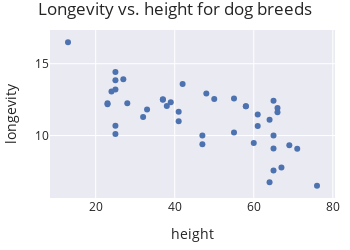

Notebook code cell kept with this figure:
### Markdown cell above
**Including Zero.**
We often don't need to include 0 on an axis, especially
if including it makes it difficult to fill the data region.
For instance, the scatter plot below shows the average longevity plotted
against average height for dog breeds. The x-axis starts at 10 cm since
all dogs are taller than that.

### Code cell
fig = px.scatter(dogs, x='height', y='longevity',
                 title='Longevity vs. height for dog breeds',
                 width=350, height=250)
margin(fig, t=30)

### Figure 1 — Plotly figure (JSON) as saved in the notebook; plotly's stock layout.template omitted (floating-point values rounded to 4 significant figures)
{"data": [{"hovertemplate": "height=%{x}<br>longevity=%{y}<extra></extra>", "legendgroup": "", "marker": {"color": "rgb(76,114,176)", "symbol": "circle"}, "mode": "markers", "name": "", "orientation": "v", "showlegend": false, "type": "scatter", "x": [48, 25, 41, 37, 37, 55, 27, 33, 13, 50, 61, 65, 25, 58, 23, 25, 66, 58, 60, 39, 64, 41, 24, 25, 32, 42, 38, 28, 47, 23, 65, 25, 47, 66, 69, 65, 71, 55, 61, 64, 65, 76, 67], "xaxis": "x", "y": [12.92, 13.84, 11.66, 12.5, 12.53, 12.58, 13.92, 11.81, 16.5, 12.54, 11.46, 12.42, 14.42, 12.04, 12.25, 13.2, 11.63, 12.04, 9.48, 12.31, 11.1, 11, 13.07, 10.1, 11.29, 13.58, 12.05, 12.25, 10, 12.17, 10, 10.69, 9.4, 11.92, 9.32, 9.1, 9.08, 10.21, 10.67, 6.75, 7.57, 6.5, 7.78], "yaxis": "y"}], "layout": {"height": 250, "legend": {"tracegroupgap": 0}, "margin": {"t": 30}, "title": {"text": "Longevity vs. height for dog breeds"}, "width": 350, "xaxis": {"anchor": "y", "autorange": true, "domain": [0, 1], "range": [8.446, 80.55], "title": {"text": "height"}, "type": "linear"}, "yaxis": {"anchor": "x", "autorange": true, "domain": [0, 1], "range": [5.656, 17.34], "title": {"text": "longevity"}, "type": "linear"}}}
